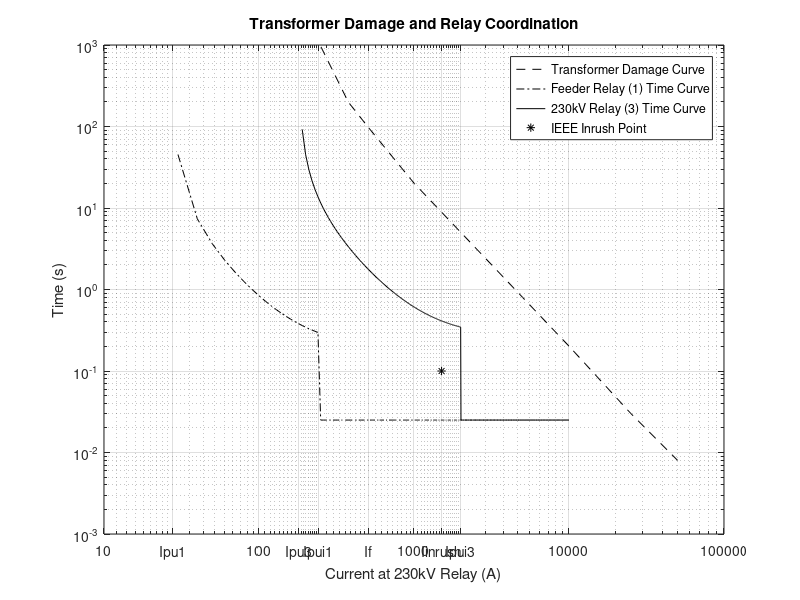

Here is the MATLAB script that generated this plot:
%This program plots the damage curve of a transformer and the operation
%time curve of a nearby relay. The IEEE inrush point and significant
%currents are calculated and marked.
%Leighton Clarke, Feb. 17 2018

clear all
clc

%Enter defined values and calculate primary currents
Ipui1=35;
TD1=2;
Ipu1=4;
CTR1=400/5;
Ipickup1=Ipu1*CTR1*(34.5/sqrt(3))/230;
Iinst1=Ipui1*CTR1*(34.5/sqrt(3))/230;
Ipui3=50;
TD3=2.7;
Ipu3=4.5;
CTR3=200/5;
tinst=0.025;
In=50E6/(sqrt(3)*230E3);
Iinrush=12*In;
Iinst3=Ipui3*CTR3;
I3pf=5870*(34.5/sqrt(3))/230;
Ipickup3=Ipu3*CTR3;

%Create arrays for currents and times from transformer damage curve
Idpu = [2 3 4 8 40 80 200 400];
Id = Idpu .* In;
td = [950 200 100 20 0.8 0.2 0.03 0.008];

%Create arrays for current axis and operation time values
I = linspace(10,10000,1000);
top1 = [];
top3 = [];

%Use the operation time function for very inverse U3 relay and defined
%instantaneous pickup current to create relay time curve
for k = 1:1000
    if I(k)<=Ipui3*CTR3
        top3(k)=TD3*(0.0963+3.88/((I(k)/(CTR3*Ipu3))^2-1));
    elseif I(k)>Ipui3*CTR3
        top3(k)=tinst;
    end
    
    I1 = I(k) * 230/(34.5/sqrt(3));
    if I1<=Ipui1*CTR1
        top1(k)=TD1*(0.0963+3.88/((I1/(CTR1*Ipu1))^2-1));
    elseif I1>Ipui1*CTR1
        top1(k)=tinst;
    end
end

%Create plot, legend, and labels
loglog(Id,td,'--k')
hold on
loglog(I,top1,'-.k')
loglog(I,top3,'k')
loglog(Iinrush,0.1,'*k')
xticks([10,Ipickup1,100,Ipickup3,Iinst1,I3pf,1000,Iinrush,Iinst3,10000,100000])
xticklabels({10,'Ipu1',1E2,'Ipu3','Ipui1','If',1E3,'Iinrush','Ipui3',1E4,1E5})
legend('Transformer Damage Curve', 'Feeder Relay (1) Time Curve', '230kV Relay (3) Time Curve', 'IEEE Inrush Point')
xtickangle(45)
xlabel('Current at 230kV Relay (A)')
ylabel('Time (s)')
title('Transformer Damage and Relay Coordination')
grid on
